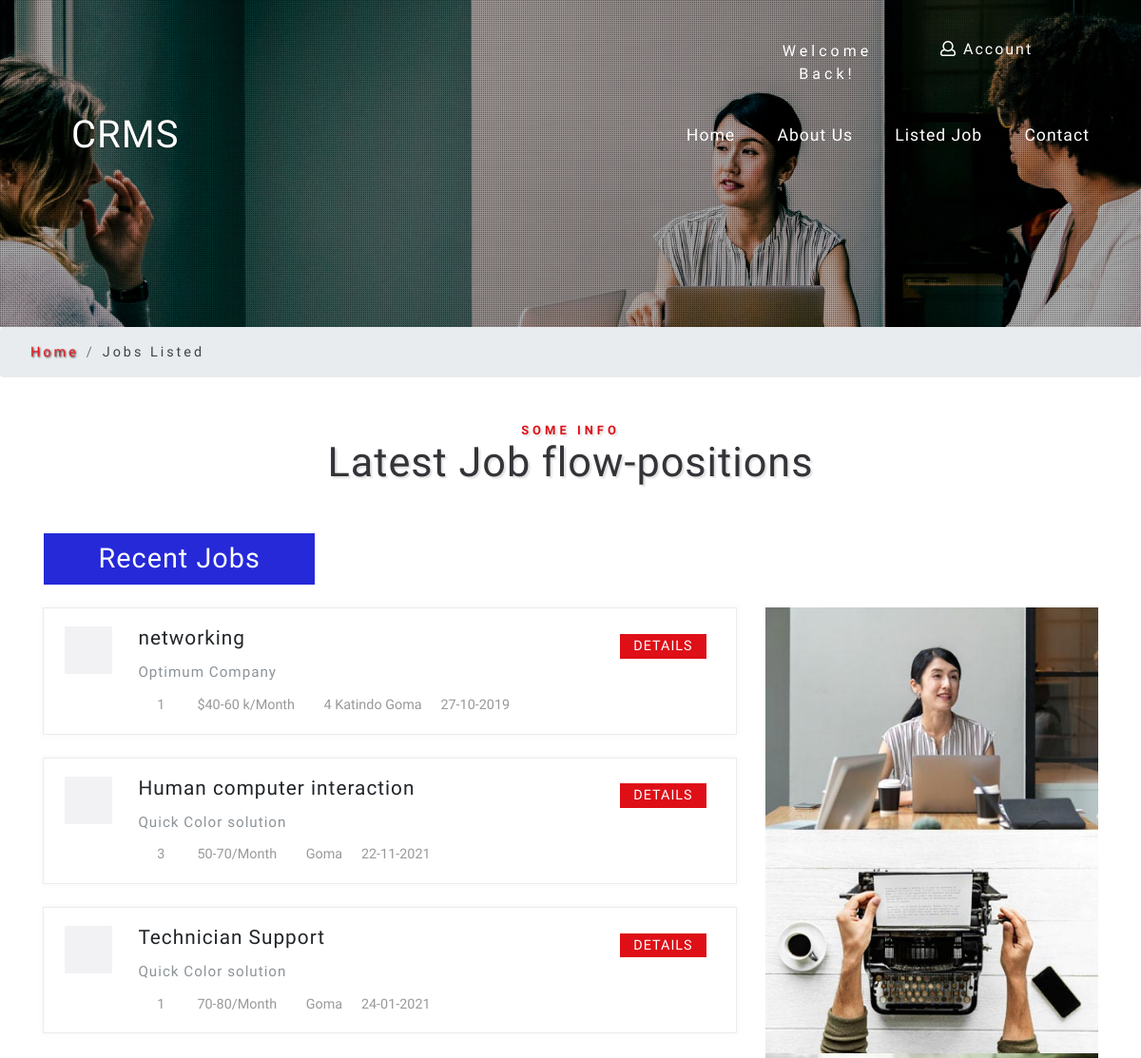
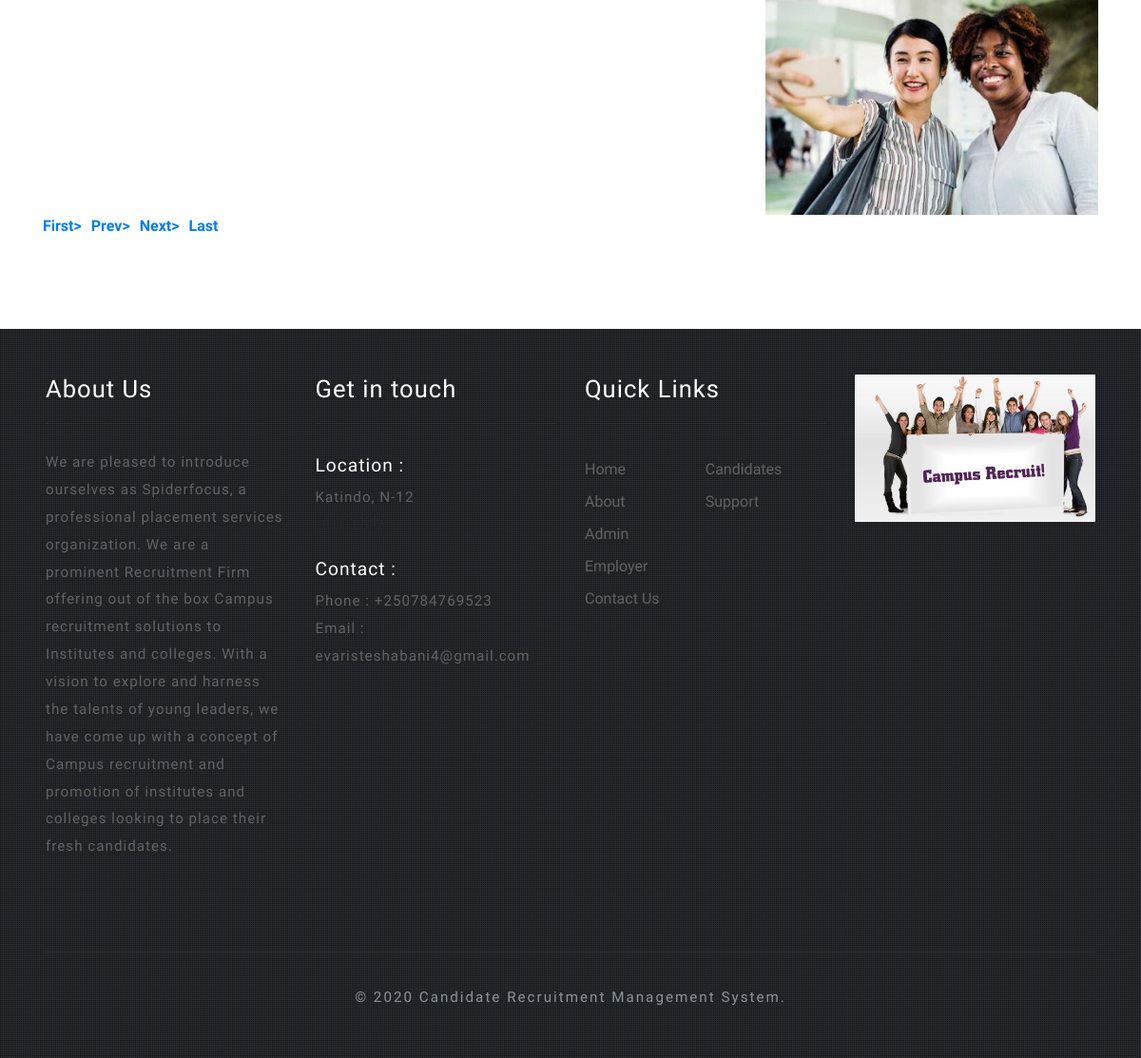
Screenshot of /jobs-listed.php with the database file from the repository (2 pictures, top to bottom).
### tables this page shows
CREATE TABLE `tblvacancy` (
  `ID` int(10) NOT NULL,
  `CompanyID` int(10) DEFAULT NULL,
  `JobTitle` varchar(200) DEFAULT NULL,
  `MonthlySalary` varchar(120) DEFAULT NULL,
  `JobDescriptions` mediumtext DEFAULT NULL,
  `NoofOpenings` varchar(50) DEFAULT NULL,
  `JobLocation` varchar(120) DEFAULT NULL,
  `ApplyDate` varchar(120) DEFAULT NULL,
  `LastDate` varchar(120) DEFAULT NULL,
  `JobpostingDate` datetime DEFAULT current_timestamp()
);

CREATE TABLE `tblcompany` (
  `ID` int(10) NOT NULL,
  `CompanyName` varchar(120) DEFAULT NULL,
  `ContactPerson` varchar(100) DEFAULT NULL,
  `CompanyUrl` varchar(200) DEFAULT NULL,
  `CompanyAddress` mediumtext DEFAULT NULL,
  `MobileNumber` bigint(10) DEFAULT NULL,
  `CompanyEmail` varchar(200) DEFAULT NULL,
  `CompanyLogo` varchar(200) DEFAULT NULL,
  `Password` varchar(120) DEFAULT NULL,
  `CompanyRegdate` timestamp NOT NULL DEFAULT current_timestamp()
);

CREATE TABLE `tblpage` (
  `ID` int(10) NOT NULL,
  `PageType` varchar(120) DEFAULT NULL,
  `PageTitle` varchar(200) DEFAULT NULL,
  `PageDescription` mediumtext DEFAULT NULL,
  `Email` varchar(120) DEFAULT NULL,
  `MobileNumber` bigint(13) DEFAULT NULL,
  `UpdationDate` timestamp NULL DEFAULT NULL ON UPDATE current_timestamp()
);

### jobs-listed.php (the view, shortened to what this page needs)
<?php
include('includes/dbconnection.php');
?>
<!DOCTYPE html>
<html lang="zxx">
<head>
	<link href="css/bootstrap.css" rel='stylesheet' type='text/css' />
	<link href="css/style6.css" rel='stylesheet' type='text/css' />
	<link href="css/style.css" rel='stylesheet' type='text/css' />
	<link href="css/fontawesome-all.css" rel="stylesheet">
</head>
<body>
	<div id="demo-1" class="page-content">
		<div class="dotts">
			<div class="header-top">
			 <?php include_once('includes/header.php');?>
			</div>
			<div class="banner-info-w3layouts text-center">
			</div>
		</div>
	</div>
	<ol class="breadcrumb justify-content-left">
		<li class="breadcrumb-item">
			<a href="index.php">Home</a>
		</li>
		<li class="breadcrumb-item active">Jobs Listed</li>
	</ol>
	<section class="banner-bottom-wthree pb-lg-5 pb-md-4 pb-3">
        <div class="container">
            <div class="inner-sec-w3ls py-lg-5  py-3">
                <h3 class="tittle text-center mb-lg-4 mb-3">
                    <span>Some Info</span>Latest Job flow-positions</h3>
                <div class="tabs mt-5">
                    <ul class="nav nav-pills my-4" id="pills-tab" role="tablist">
                        <li class="nav-item">
                            <a class="nav-link active" id="pills-home-tab" data-toggle="pill" href="#pills-home" role="tab" aria-controls="pills-home" aria-selected="true">Recent Jobs</a>
                        </li>
                    </ul>
                    <div class="tab-content" id="pills-tabContent">
                        <div class="tab-pane fade show active" id="pills-home" role="tabpanel" aria-labelledby="pills-home-tab">
                            <div class="menu-grids mt-4">
                                <div class="row t-in">
                                    <div class="col-lg-8 text-info-sec">
                                            <?php
        if (isset($_GET['pageno'])) {
            $pageno = $_GET['pageno'];
        } else {
            $pageno = 1;
        }
        $no_of_records_per_page = 6;
        $offset = ($pageno-1) * $no_of_records_per_page;
$ret1=mysqli_query($con,"select COUNT(*) from  tblvacancy");
$total_rows = mysqli_fetch_array($ret1)[0];
$total_pages = ceil($total_rows / $no_of_records_per_page);
$ret=mysqli_query($con,"select tblcompany.ID as cid, tblcompany.CompanyName,tblvacancy.ID,tblvacancy.JobTitle,tblvacancy.NoofOpenings,tblvacancy.MonthlySalary,tblvacancy.JobLocation,tblvacancy.LastDate from tblcompany join tblvacancy on tblcompany.ID=tblvacancy.CompanyID LIMIT $offset, $no_of_records_per_page");
while ($row=mysqli_fetch_array($ret)) {
?> <div class="job-post-main row">
                                            <div class="col-md-9 job-post-info text-left">
                                                <div class="job-post-icon">
                                                    <i class="fas fa-briefcase"></i>
                                                </div>
                                                <div class="job-single-sec">
                                                    <h4>
                                                       <?php echo $row['JobTitle'];?>
                                                    </h4>
                                                    <p class="my-2"><?php echo $row['CompanyName'];?></p>
                                                    <ul class="job-list-info d-flex">
                                                        <li>
                                                            <i class="fas fa-users"></i> <?php echo $row['NoofOpenings'];?></li>
                                                            <li>
                                                             <i class="fas fa-dollar-sign"></i> <?php echo $row['MonthlySalary'];?>/Month</li>
                                                        <li>
                                                            <i class="fas fa-map-marker-alt"></i><?php echo $row['JobLocation'];?></li>
                                                        <li>
                                                            <i class="fas fa-calendar"></i> <?php echo $row['LastDate'];?></li>
                                                    </ul>
                                                </div>
                                                <div class="clearfix"></div>
                                            </div>
                                            <div class="col-md-3 job-single-time text-right">
                                                <span class="job-time">
    <a href="single-job-details.php?viewid=<?php echo $row['ID'];?>" class="aply-btn "> Details</span></a>
                                            </div>
                                        </div><br /><?php } ?>
                                    </div>
                                    <div class="col-lg-4 text-info-sec">
                                        <img src="images/job-1.jpg" alt=" " class="img-fluid" />
                                    </div>
                                </div>
                            </div>
                        </div>
                        <div align="center">
    <ul class="pagination" >
        <li><a href="?pageno=1"><strong>First></strong></a></li>
        <li class="<?php if($pageno <= 1){ echo 'disabled'; } ?>">
            <a href="<?php if($pageno <= 1){ echo '#'; } else { echo "?pageno=".($pageno - 1); } ?>"><strong style="padding-left: 10px">Prev></strong></a>
        </li>
        <li class="<?php if($pageno >= $total_pages){ echo 'disabled'; } ?>">
            <a href="<?php if($pageno >= $total_pages){ echo '#'; } else { echo "?pageno=".($pageno + 1); } ?>"><strong style="padding-left: 10px">Next></strong></a>
        </li>
        <li><a href="?pageno=<?php echo $total_pages; ?>"><strong style="padding-left: 10px">Last</strong></a></li>
    </ul>
</div>
                    </div>
                </div>
            </div>
        </div>
    </section>
	 <?php include_once('includes/footer.php');?>
</body>
</html>

### includes/footer.php (shortened to what this page needs)
 <?php
include('includes/dbconnection.php');
?>
 <footer class="footer-emp-w3layouts bg-dark dotts py-lg-5 py-3">
        <div class="container-fluid px-lg-5 px-3">
            <div class="row footer-top">
                <div class="col-lg-3 footer-grid-wthree-w3ls">
                    <?php
 $query=mysqli_query($con,"select * from  tblpage where PageType='aboutus'");
 while ($row=mysqli_fetch_array($query)) {
 ?>
                    <div class="footer-title">
                        <h3><?php  echo $row['PageTitle'];?></h3>
                    </div>
                    <div class="footer-text">
                        <p><?php  echo $row['PageDescription'];?>.</p>
                    </div>
                </div>
                <?php } ?>
                <div class="col-lg-3 footer-grid-wthree-w3ls">
                    <?php
 $query=mysqli_query($con,"select * from  tblpage where PageType='contactus'");
 while ($row=mysqli_fetch_array($query)) {
 ?>
                    <div class="footer-title">
                        <h3>Get in touch</h3>
                    </div>
                    <div class="contact-info">
                        <h4>Location :</h4>
                        <p><?php  echo $row['PageDescription'];?></p>
                        <div class="phone">
                            <h4>Contact :</h4>
                            <p>Phone : +<?php  echo $row['MobileNumber'];?></p>
                            <p>Email :
                                <?php  echo $row['Email'];?>
                            </p>
                        </div>
                    </div>
                </div>
                <?php } ?>
                <div class="col-lg-3 footer-grid-wthree-w3ls">
                    <div class="footer-title">
                        <h3>Quick Links</h3>
                    </div>
                    <ul class="links">
                        <li>
                            <a href="index.php">Home</a>
                        </li>
                        <li>
                            <a href="about.php">About</a>
                        </li>
                        <li>
                            <a href="admin/login.php">Admin</a>
                        </li>
                        <li>
                            <a href="company/login.php">Employer</a>
                        </li>
                        <li>
                            <a href="contact.php">Contact Us</a>
                        </li>
                    </ul>
                    <ul class="links">
                        <li>
                            <a href="user/login.php">Candidates</a>
                        </li>
                        <li>
                            <a href="contact.php">Support</a>
                        </li>
                    </ul>
                    <div class="clearfix"></div>
                </div>
                <div class="col-lg-3 footer-grid-wthree-w3ls">
                   <img src="images/campus-recruitment-500x500.jpg" alt=" " class="img-fluid" />
                </div>
            </div>
           <div class="copyright mt-4">
                <p class="copy-right text-center ">&copy; 2020 Candidate Recruitment Management System.
                </p>
            </div>
        </div>
    </footer>

### css/style.css (style rules this page uses)
html, body { margin: 0; font-size: 100%; font-family: 'Dosis', sans-serif; background: #fff; }
body a { text-decoration: none; transition: 0.5s all; -webkit-transition: 0.5s all; -moz-transition: 0.5s all; -o-transition: 0.5s all; -ms-transition: 0.5s all; font-family: 'Dosis', sans-serif; }
body img { width: 100%; }
h1, h2, h3, h4, h5, h6 { margin: 0; font-family: 'Dosis', sans-serif; letter-spacing: 1px; }
p { margin: 0; font-size: 0.95em; color: #8c9398; line-height: 2em; letter-spacing: 1px; }
ul { margin: 0; padding: 0; }
li.nav-item { margin: 0 1px; }
.banner-info-w3layouts { padding-top: 10em; }
h3.tittle span { display: block; text-transform: uppercase; font-size: 0.3em; color: #de0f17; letter-spacing: 4px; font-weight: 600; }
h3.tittle { text-shadow: 2px 2px 2px rgba(41, 41, 41, 0.15); font-size: 2.7em; color: #333338; font-weight: 400; }
ul#pills-tab { margin-left: 0em; }
.nav-pills .nav-link { padding: 0.2em 2em; letter-spacing: 1px; color: #333; background: #f2f2f5; font-size: 1.8em; }
.nav-pills .nav-link.active, .nav-pills .show > .nav-link { color: #fff; background: #2529d8; }
.nav-pills .nav-link { border-radius: 0; }
.text-info-sec p { color: #8c9398; }
.text-info-sec i { color: #EB2941; }
.job-post-icon { width: 13%; float: left; }
.job-post-icon i { width: 50px; height: 50px; background: #f2f2f5; text-align: center; line-height: 3em; }
.job-single-sec { float: left; width: 85%; margin-left: 2%; }
ul.job-list-info li { list-style: none; font-size: 0.9em; color: #999; }
ul.job-list-info li i { list-style: none; color: #666; margin-right: 5px; }
ul.job-list-info li:nth-child(2) { margin: 0 1em; }
span.job-time { display: block; color: #2529d8; margin: 0.5em 0; text-transform: uppercase; }
a.aply-btn { color: #fff; padding: 0.3em 1em; background: #de0f17; font-size: 0.9em; letter-spacing: 1px; }
.job-single-sec h4 { font-size: 1.3em; }
.job-post-info { padding-right: 0; padding-left: 6px; }
.job-post-main { padding: 1.2em 1em; background: #fff; margin: 0; box-shadow: 0 0 6px 1px #f7f7f7; border: 1px solid #efebeb; }
.dotts { background: url(../images/dots.png); }
.page-content { background: url(../images/3.jpg) no-repeat 0px 0px; background-size: cover; -webkit-background-size: cover; -moz-background-size: cover; -o-background-size: cover; -moz-background-size: cover; min-height: 300px; position: relative; }
li.breadcrumb-item { font-size: 0.9em; letter-spacing: 3px; }
li.breadcrumb-item a { color: #ec1c24; text-shadow: 1px 1px 2px #252424; }
.breadcrumb-item.active { color: #404244; }
ol.breadcrumb { margin: 0; padding: 1em 2em; }
.footer-grid-wthree-w3ls h3 { font-size: 1.6em; color: #ffffff; font-weight: 400; margin-bottom: 1em; letter-spacing: 1px; border-bottom: 1px ridge rgba(57, 57, 58, 0.46); padding-bottom: 0.8em; }
.footer-text p, .contact-info p { color: #616263; line-height: 1.9em; }
.phone { margin-top: 20px; }
ul.links { float: left; width: 50%; }
.contact-info h4 { font-style: normal; font-weight: 400; font-size: 1.2em; line-height: 1.9; color: #ffffff; }
.copyright { border-top: 1px ridge rgba(57, 57, 58, 0.46); padding-top: 2em; }
.copyright p { letter-spacing: 2px; }
ul.links li { list-style-type: none; margin: 10px 0; }
ul.links li a { color: #616263; }

### rows the page displays
tblvacancy: JobTitle "networking", CompanyID.CompanyName "Optimum Company", NoofOpenings "1", MonthlySalary "$40-60 k", JobLocation "4 Katindo Goma", LastDate "27-10-2019"
tblvacancy: JobTitle "Human computer interaction", CompanyID.CompanyName "Quick Color solution", NoofOpenings "3", MonthlySalary "50-70", JobLocation "Goma", LastDate "22-11-2021"
tblvacancy: JobTitle "Technician Support", CompanyID.CompanyName "Quick Color solution", NoofOpenings "1", MonthlySalary "70-80", JobLocation "Goma", LastDate "24-01-2021"
tblpage: PageTitle "About Us", PageDescription "We are pleased to introduce ourselves as Spiderfocus, a professional placement services organization. We are a prominent Recruitment Firm offering out of the box Campus recruitment solutions to Institutes and colleges. With a vision to explore and harness the talents of young leaders, we have come up with a concept of Campus recruitment and promotion of institutes and colleges looking to place their fresh candidates."
tblpage: PageDescription "Katindo, N-12", MobileNumber "250784769523", Email "evaristeshabani4@gmail.com"
